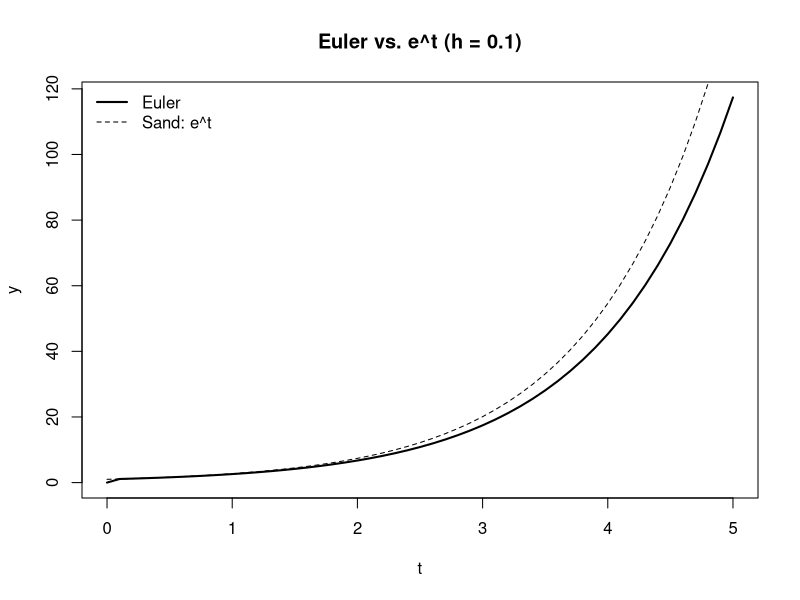

Write the R code that produced this figure.
euler <- function(f, t0,y0, h, n, verbose = TRUE) {
  t <- numeric(n + 1);
  y <- numeric(n + 1)
  t[1] <- t0; y[1]<y0
  
  if(verbose) cat(sprintf("j  t_j        y_j\n0  %-9.5f %-9.5f\n", t[1], y[1]))
  
  for (j in 1:n) {
    m <- f(t0, y0)
    y1 <- y0 + h * m
    t1 <- t0 + h
    if (verbose) cat(sprintf("%-2d %-9.5f %-9.5f\n", j, t1, y1))
    t0 <- t1; 
    y0 <- y1
    
    t[j + 1] <- t0; y[j + 1] <- y0
  }
  data.frame(t = t, y = y)
}

f <- function(t, y) y              # dy/dt = y
sol <- euler(f, t0 = 0, y0 = 1, h = 0.1, n = 50, verbose = FALSE)

# Sand løsning
sol$y_true <- exp(sol$t)
sol$error  <- sol$y - sol$y_true

# Vis de første rækker
head(sol)

# Plot numerisk vs sand løsning
plot(sol$t, sol$y, type = "l", lwd = 2, xlab = "t", ylab = "y",
     main = "Euler vs. e^t (h = 0.1)")
lines(sol$t, sol$y_true, lty = 2)
legend("topleft", c("Euler", "Sand: e^t"), lty = c(1,2), lwd = c(2,1), bty = "n")

# Max absolut fejl
max(abs(sol$error))
